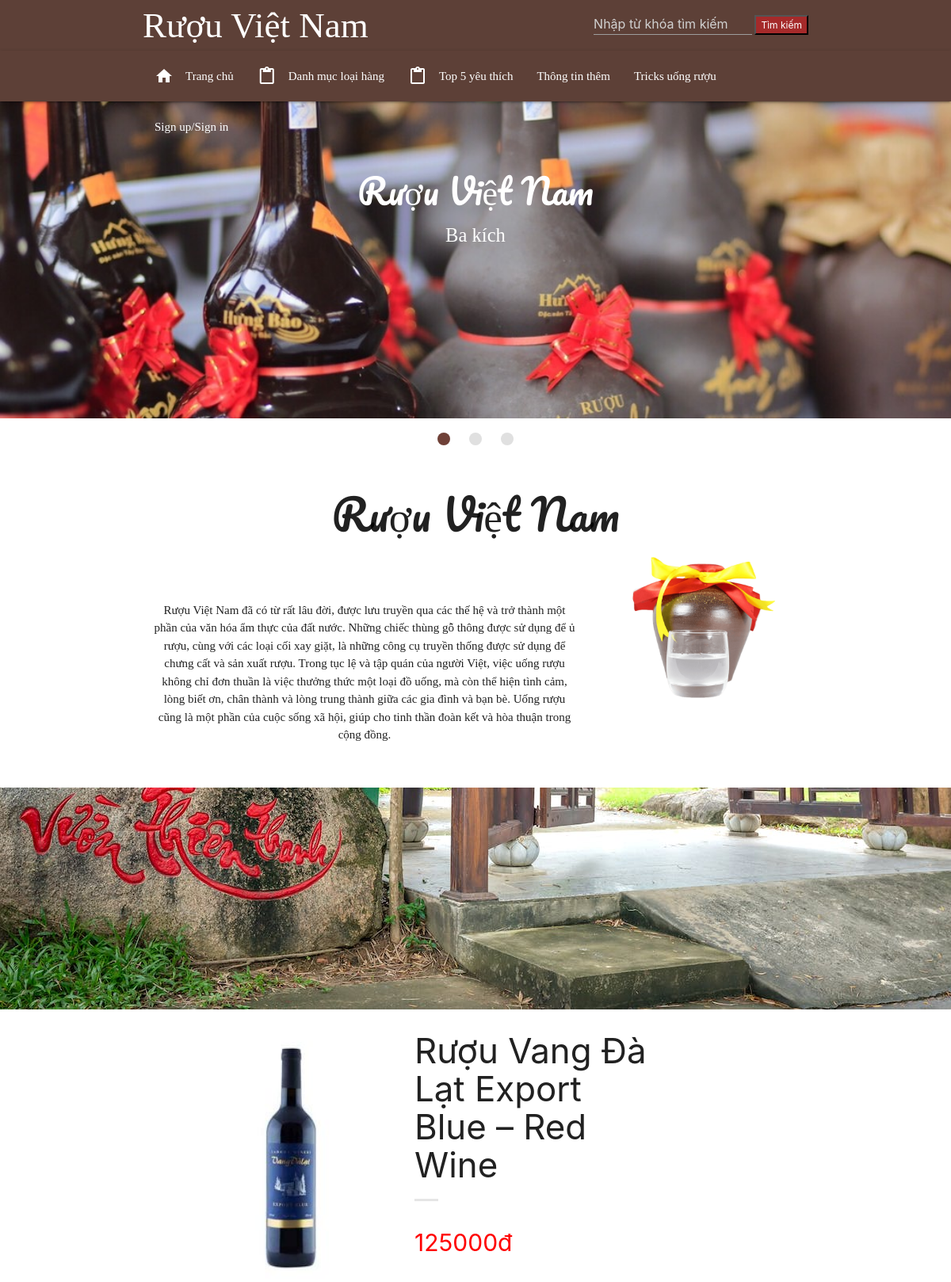
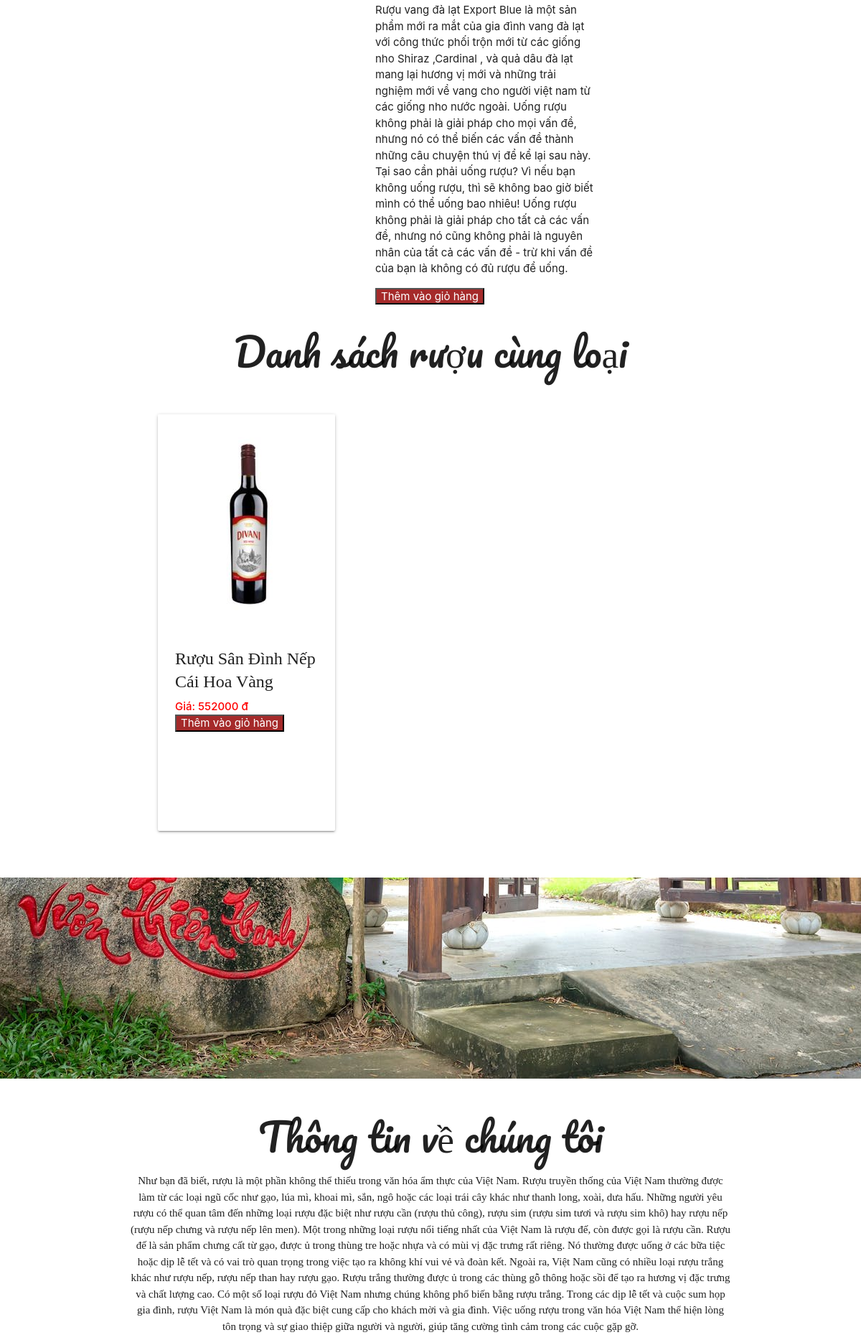
The app's page /view/index.php?act=sanphamct&idsp=33 (upper part) with its own data (2 pictures, top to bottom).
### tables this page shows
CREATE TABLE `sanpham` (
  `id_sp` int(10) NOT NULL,
  `name` varchar(200) NOT NULL,
  `price` int(200) DEFAULT 0,
  `img` varchar(200) DEFAULT NULL,
  `des` text DEFAULT NULL,
  `view` int(10) DEFAULT 0,
  `id` int(10) NOT NULL
);

### model/pdo.php (called while the page is built, shortened)
<?php
function pdo_get_connection(){
    $servername = "localhost";
    $username = "root";
    $password = "";
    try {
        $conn = new PDO("mysql:host=$servername;dbname=duanmau", $username, $password);
        $conn->setAttribute(PDO::ATTR_ERRMODE, PDO::ERRMODE_EXCEPTION);
        return $conn;
    } catch(PDOException $e) {
        echo "Connection failed: " . $e->getMessage();
    }
}
function pdo_query($sql){
    $sql_args=array_slice(func_get_args(),1);
    try{
        $conn=pdo_get_connection();
        $stmt=$conn->prepare($sql);
        $stmt->execute($sql_args);
        $rows=$stmt->fetchAll();
        return $rows;
    }
    catch(PDOException $e){
        throw $e;
    }
    finally{
        unset($conn);
    }
}
function pdo_query_one($sql){
    $sql_args=array_slice(func_get_args(),1);
    try{
        $conn=pdo_get_connection();
        $stmt=$conn->prepare($sql);
        $stmt->execute($sql_args);
        $row=$stmt->fetch(PDO::FETCH_ASSOC);
        return $row;
    }
    catch(PDOException $e){
        throw $e;
    }
    finally{
        unset($conn);
    }
}
?>

### model/sanpham.php (called while the page is built, shortened)
<?php
function loadall_sanpham_home() {
    $sql = "select * from sanpham where 1 order by id desc limit 0,9";
    $listsanpham = pdo_query($sql);
    return $listsanpham;
}
function loadall_sanpham_top10() {
    $sql = "select * from sanpham where 1 order by view desc limit 0,5";
    $listsanpham = pdo_query($sql);
    return $listsanpham;
}
function loadone_sanpham($id) {
    $sql = "select * from sanpham WHERE `id_sp` =".$id;
    $sp=pdo_query_one($sql);
    return $sp;
}
function load_sanpham_cungloai($id,$iddm) {
    $sql = "select * from sanpham WHERE id=".$iddm." and `id_sp` <> ".$id;
    $listsanpham = pdo_query($sql);
    return $listsanpham;
}
?>

### view/sanphamct.php (the view, shortened to what this page needs)
<!DOCTYPE html>
<html lang="en">
<head>
    <link rel="stylesheet" href="https://cdnjs.cloudflare.com/ajax/libs/materialize/1.0.0/css/materialize.min.css" />
    <link rel="stylesheet" href="css/style.css" />
    <link rel="stylesheet" href="css/detail.css" />
</head>
<body>
    <div class="row" id="menu" style="padding-left: 50px; padding-right: 50px">
        <div class="container info">
            <?php
                extract($onesp);
            ?>
            <div class="box-left">
                <img src="<?php echo $onesp['img'] ?>" width="100%" alt="" />
            </div>
            <div class="box-right">
                <h3><?php echo $onesp['name'] ?></h3>
                <div class="is-divider"></div>
                <p class="price"><?php echo $onesp['price'] ?>đ</p>
                <p>
                <?php echo $onesp['des'] ?>
                </p>
                <form action="../cart/viewcart.php" method="post">
                                <input type="submit" value="Thêm vào giỏ hàng" name="addtocart" style="background-color:brown !important;">
                </form>
            </div>
        </div>
    </div>
    <div class="row" id="menu" style="padding-left: 50px; padding-right: 50px">
        <div class="container">
            <h2 class="header center">Danh sách rượu cùng loại</h2>
            <?php
                foreach($spcungloai as $spCL){
                    extract($spCL);
            ?>
            <div class="col s12 m6 l4" style="padding: 30px 5px">
                <a href="index.php?act=sanphamct&idsp=<?php echo $spCL['id_sp']?>">
                    <div class="card" style="height:580px">
                        <div class="card-image waves-effect waves-block waves-light">
                            <img class="activator" src="<?php echo $spCL['img']?>" />
                        </div>
                        <div class="card-content">
                        <span class="card-title activator grey-text text-darken-4" style="font-weight: 500">
                            <?php echo $sp['name']?></span>
                            <span style="color: red;font-weight: 500">Giá: <?php echo $sp['price']?> đ</span>
                            <form action="../cart/viewcart.php" method="post">
                                <input type="submit" value="Thêm vào giỏ hàng" name="addtocart" style="background-color:brown !important;">
                            </form>
                        </div>
                    </div>
                </a>
            </div>
            <?php
                }
            ?>
        </div>
</div>

### view/css/style.css (style rules this page uses)
html { scroll-behavior: smooth; }
.header { font-family: 'Pacifico', cursive; }
.card-title { font-family: 'Bree Serif', serif; }

### view/css/detail.css (style rules this page uses)
.info { display: flex; justify-content: left; }
.box-left { flex-basis: 40%; position: sticky; top: 13px; align-self: flex-start; }
.box-right { flex-basis: 40%; position: sticky; top: 13px; align-self: flex-start; }
.price { color: red; font-size: 30px; }
.is-divider { height: 3px; display: block; background-color: rgba(0, 0, 0, 0.1); margin: 1em 0; width: 100%; max-width: 30px; }

### view/header.php (style rules this page uses)
input { color: white; }

### records on screen
sanpham: img (picture), name "Rượu Vang Đà Lạt Export Blue – Red Wine", price "125000", des "Rượu vang đà lạt Export Blue là một sản phẩm mới ra mắt của gia đình vang đà lạt với công thức phối trộn mới từ các giống nho Shiraz ,Cardinal , và quả dâu đà lạt mang lại hương vị mới và những trải nghiệm mới về vang cho người việt nam từ các giống nho nước ngoài. Uống rượu không phải là giải pháp cho mọi vấn đề, nhưng nó có thể biến các vấn đề thành những câu chuyện thú vị để kể lại sau này. Tại sao cần phải uống rượu? Vì nếu bạn không uống rượu, thì sẽ không bao giờ biết mình có thể uống bao nhiêu! Uống rượu không phải là giải pháp cho tất cả các vấn đề, nhưng nó cũng không phải là nguyên nhân của tất cả các vấn đề - trừ khi vấn đề của bạn là không có đủ rượu để uống."
sanpham: img (picture)
sanpham: name "Rượu Sân Đình Nếp Cái Hoa Vàng", price "552000"
